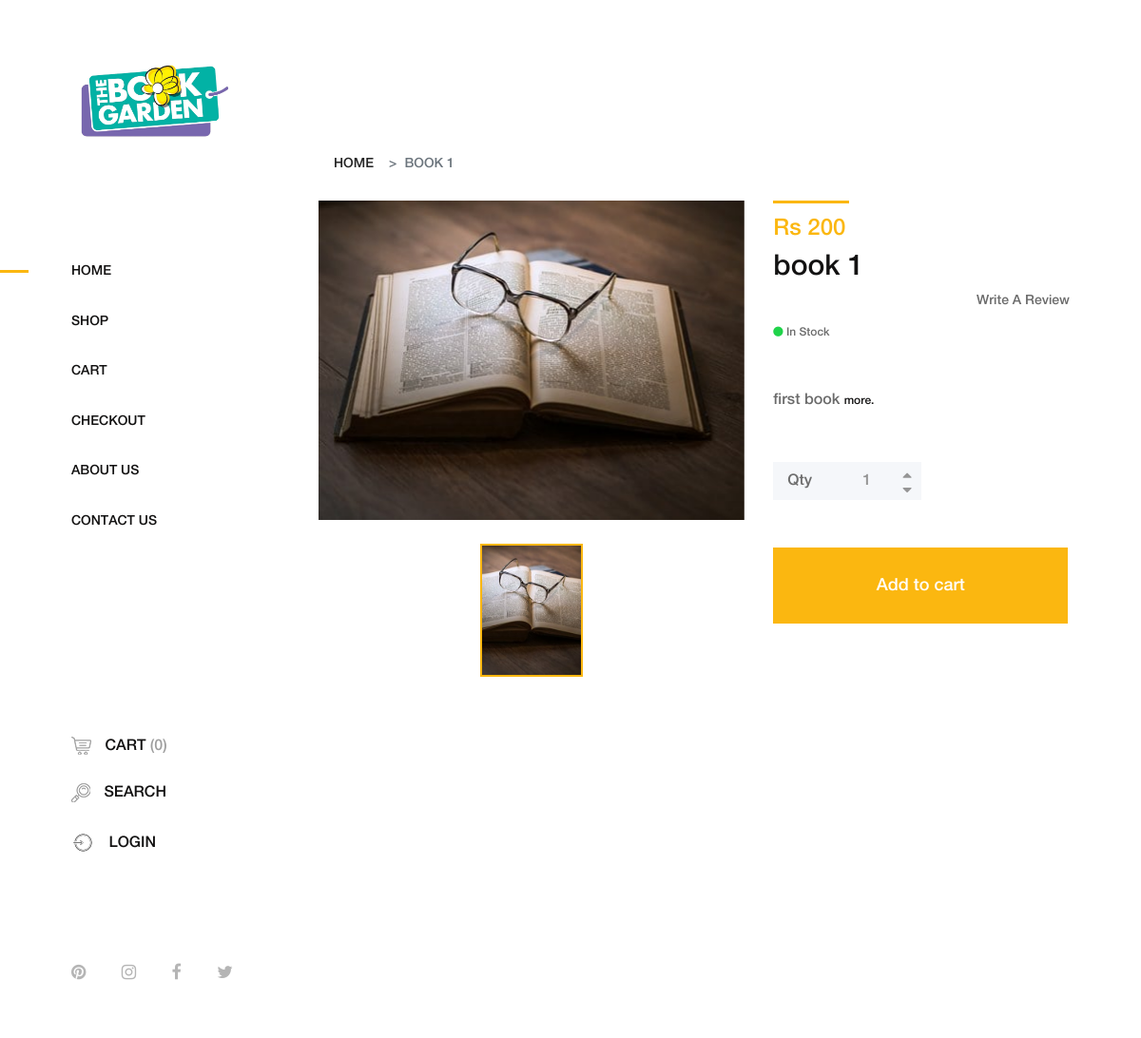
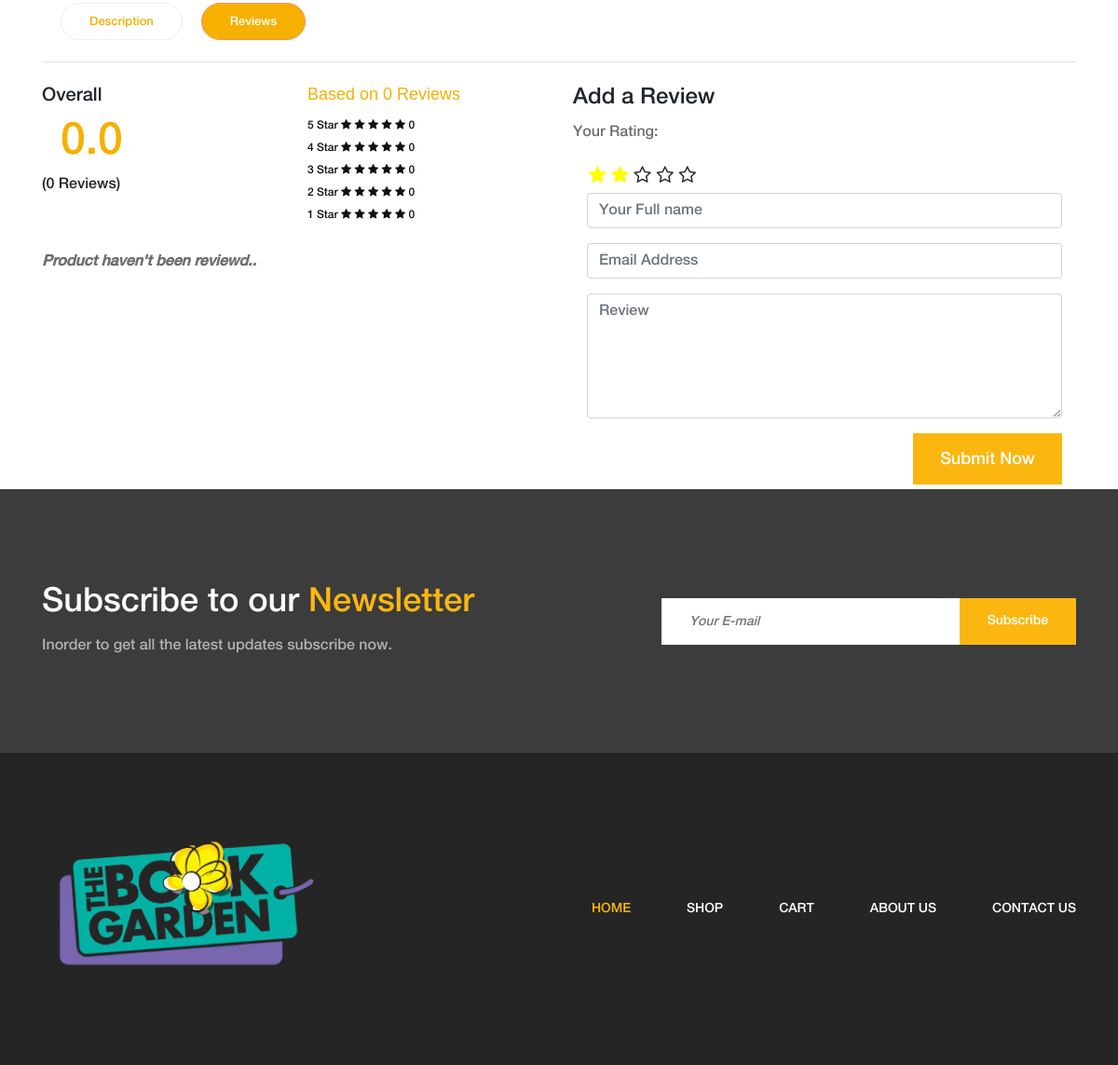
The page /products/single/1/book-1/ on the database its author committed (2 pictures, top to bottom).
### product_app/models.py (models this page shows, shortened)
class Book(models.Model):
    book_name=models.CharField(max_length=264,verbose_name="Book Name",blank=False)
    book_category=models.ManyToManyField(BookCategory,verbose_name=("Categories"))
    book_author=models.ForeignKey(Author,verbose_name=("Author Name"),on_delete=models.CASCADE,blank=False)
    book_price=models.PositiveIntegerField(verbose_name="Display Price")
    description=models.TextField()
    in_stock=models.BooleanField(default=False,verbose_name="Is Book in Stock?")
    def get_book_name_for_url(self):
        temp_book_name=self.book_name
        return temp_book_name.replace(' ','-')
    def shrink_book_description(self):
        desc=self.description
        if(len(desc)>150):
            desc=desc[:150]
            return (desc.rsplit(' ',1)[0])+'....'
        return desc

class BookImage(models.Model):
    image_of_book=models.ForeignKey(Book,verbose_name=("Image Belongs to?"),on_delete=models.CASCADE)
    image=models.ImageField(upload_to=get_image_file_name,blank=False)
    is_default=models.BooleanField(default=True,help_text="By checking this the photo will appear on product template else not")

### product_app/views.py (the view, shortened to what this page needs)
# urls.py: path('single/<int:pk>/<str:bookname>/',SingleBookView.as_view(),name="single_book"),
class SingleBookView(DetailView):
    template_name='product-details.html'
    model=models.Book
    context_object_name='book'
    def get_context_data(self, **kwargs):
        context = super().get_context_data(**kwargs)
        book_pk=self.kwargs.get('pk')
        book_images=self.model.objects.get(pk=book_pk).bookimage_set.filter(is_default=True)
        if book_images.count()>4:
            book_images=book_images[:4]
        context["book_images"] =book_images
        review_obj=self.model.objects.get(pk=book_pk).reviewbook_set.all()
        context['count']=review_obj.count()
        if context['count']==0:
            context['is_review_empty']=True
        else:
            context['is_review_empty']=False
        avg=0.0
        for i in range(1,6):
            context[str(i)+'stars']=0
        for obj in review_obj:
            avg+=int(obj.star_rating)
            context[str(obj.star_rating)+'stars']+=1
        if context['count']!=0:
            context['average']=round(avg/context['count'],1)
        else:
            context['average']=0.0
        context['average_int']=round(math.floor(context['average']))
        context['all_reviews']=review_obj
        return context

### product_app/templatetags/app_filters.py (called while the page is built)
@register.filter(name='range')
def create_range(min,max):
    return range(min,max+1)

### product_app/templates/product-details.html (shortened to what this page needs)
{% extends 'index.html' %}
{% load static %}
{% block links %}
    <link rel="stylesheet" href="https://cdnjs.cloudflare.com/ajax/libs/toastr.js/latest/toastr.css" />
{% endblock %}
{% block body_block %}
{% load app_filters %}
        <div class="single-product-area section-padding-100 clearfix">
            <div class="container-fluid">
                <div class="row">
                    <div class="col-12">
                        <nav aria-label="breadcrumb">
                            <ol class="breadcrumb mt-50">
                                <li class="breadcrumb-item"><a href="{% url 'index' %}">Home</a></li>
                                <li class="breadcrumb-item active" aria-current="page">{{ book.book_name }}</li>
                            </ol>
                        </nav>
                    </div>
                </div>
                <div class="row">
                    <div class="col-12 col-lg-7">
                        <div class="single_product_thumb">
                            <div id="product_details_slider" class="carousel slide" data-ride="carousel">
                                <ol class="carousel-indicators">
                                  {% for image in book_images %}
                                    {% if forloop.counter0 == 0 %}
                                    <li class="active" data-target="#product_details_slider" data-slide-to="{{ forloop.counter0 }}" style="background-image: url({{ image.image.url }});">
                                    </li>
                                    {% else %}
                                    <li data-target="#product_details_slider" data-slide-to="{{ forloop.counter0 }}" style="background-image: url({{ image.image.url }});">
                                    </li>
                                    {% endif %}
                                  {% endfor %}
                                </ol>
                                <div class="carousel-inner">
                                {% for img in book_images %}
                                    {% if forloop.first %}
                                    <div class="carousel-item active">
                                        <a class="gallery_img" href="{{ img.image.url }}">
                                            <img class="d-block w-100" src="{{ img.image.url }}" alt="{{ forloop.counter }} slide">
                                        </a>
                                    </div>
                                    {% else %}
                                    <div class="carousel-item">
                                        <a class="gallery_img" href="{{ img.image.url }}">
                                            <img class="d-block w-100" src="{{ img.image.url }}" alt="{{ forloop.counter }} slide">
                                        </a>
                                    </div>
                                    {% endif %}
                                {% endfor %}
                                </div>
                            </div>
                        </div>
                    </div>
                    <div class="col-12 col-lg-5">
                        <div class="single_product_desc">
                            <div class="product-meta-data">
                                <div class="line"></div>
                                <p class="product-price">Rs {{ book.book_price }}</p>
                                <a href="{% url 'product_app:single_book' pk=book.pk bookname=book.get_book_name_for_url %}">
                                    <h6>{{ book.book_name }}</h6>
                                </a>
                                <div class="ratings-review mb-15 d-flex align-items-center justify-content-between">
                                    <div class="review">
                                        <a href="#myTab">Write A Review</a>
                                    </div>
                                </div>
                                {% if book.in_stock %}
                                <p class="avaibility"><i class="fa fa-circle"></i> In Stock</p>
                                {% else  %}
                                <p class="avaibility"><i class="fa fa-circle" style="color: red;" ></i> In Stock</p>
                                {% endif %}
                            </div>
                            <div class="short_overview my-5">
                                <p>{{ book.shrink_book_description }}
                                <span class="review">
                                        <a href="#myTab">more.</a>
                                    </span>
                                </p>
                            </div>
                            <form class="cart clearfix" method="post" data-id="{{ book.pk }}" id="addtocart_form">
                                <div class="cart-btn d-flex mb-50">
                                    <p>Qty</p>
                                    <div class="quantity">
                                        <span class="qty-minus" onclick="var effect = document.getElementById('qty'); var qty = effect.value; if( !isNaN( qty ) &amp;&amp; qty &gt; 1 ) effect.value--;return false;"><i class="fa fa-caret-down" aria-hidden="true"></i></span>
                                        <input type="number" class="qty-text" id="qty" step="1" min="1" max="50" name="quantity" value="1">
                                        <span class="qty-plus" onclick="var effect = document.getElementById('qty'); var qty = effect.value; if( !isNaN( qty )) effect.value++;return false;"><i class="fa fa-caret-up" aria-hidden="true"></i></span>
                                    </div>
                                </div>
                                {% if book.in_stock %}
                                <button type="submit" name="addtocart" class="btn amado-btn">Add to cart</button>
                                {% else %}
                                <a id="AddtoCartbtn" name="addtocart"  class="btn amado-btn"  title="Out of stock" data-toggle="popover" data-trigger="hover" data-content="Product is out of stock will be available soon." href="#">Add to cart</a>
                                {% endif %}
                            </form>
                        </div>
                    </div>
                </div>
            </div>
        </div>
    </div>
    <section class="product_description_area">
        <div class="container">
          <ul class="nav nav-tabs" id="myTab" role="tablist">
            <li class="nav-item">
              <a class="nav-link" id="home-tab" data-toggle="tab" href="#home" role="tab" aria-controls="home"
              aria-selected="true">Description</a><br>
            </li>
            <li class="nav-item">
              <a class="nav-link active" id="review-tab" data-toggle="tab" href="#review" role="tab" aria-controls="review"
              aria-selected="false">Reviews</a>
            </li>
          </ul>
          <br>
          <div class="tab-content" id="myTabContent">
          <div class="tab-pane fade show active" id="review" role="tabpanel" aria-labelledby="review-tab">
            <div class="row">
              <div class="col-lg-6">
                <div class="row total_rate">
                  <div class="col-6">
                    <div class="box_total">
                      <h5>Overall</h5>
                      <h4>{{ average }}</h4>
                      <h6>({{ count }} Reviews)</h6>
                    </div>
                  </div>
                  <div class="col-6">
                    <div class="rating_list">
                      <h3>Based on {{ count }} Reviews</h3>
                      <ul class="list">
                        <li>
                          <a href="#">5 Star
                            <i class="fa fa-star"></i>
                            <i class="fa fa-star"></i>
                            <i class="fa fa-star"></i>
                            <i class="fa fa-star"></i>
                            <i class="fa fa-star"></i> {{ 5stars }}</a>
                          </li>
                          <li>
                            <a href="#">4 Star
                              <i class="fa fa-star"></i>
                              <i class="fa fa-star"></i>
                              <i class="fa fa-star"></i>
                              <i class="fa fa-star"></i>
                              <i class="fa fa-star"></i> {{ 4stars }}</a>
                            </li>
                            <li>
                              <a href="#">3 Star
                                <i class="fa fa-star"></i>
                                <i class="fa fa-star"></i>
                                <i class="fa fa-star"></i>
                                <i class="fa fa-star"></i>
                                <i class="fa fa-star"></i> {{ 3stars }}</a>
                              </li>
                              <li>
                                <a href="#">2 Star
                                  <i class="fa fa-star"></i>
                                  <i class="fa fa-star"></i>
                                  <i class="fa fa-star"></i>
                                  <i class="fa fa-star"></i>
                                  <i class="fa fa-star"></i> {{ 2stars }}</a>
                                </li>
                                <li>
                                  <a href="#">1 Star
                                    <i class="fa fa-star"></i>
                                    <i class="fa fa-star"></i>
                                    <i class="fa fa-star"></i>
                                    <i class="fa fa-star"></i>
                                    <i class="fa fa-star"></i> {{ 1stars }}</a>
                                  </li>
                                </ul>
                              </div>
                            </div>
                          </div>
                          <br>
                          {% if not is_review_empty %}
                          <div class="review_list">
                            {% for review in all_reviews %}
                            <div class="review_item">
                              <div class="media">
                                <div class="media-body">
                                  <h4>{{ review.full_name }}</h4>
                                  {% with review.star_rating as rating %}
                                  {% for i in 1|range:rating %}
                                  <i class="fa fa-star"></i>
                                  {% endfor %}
                                  {% endwith %}
                                </div>
                              </div>
                              <p>
                                {{ review.review }}
                              </p>
                            </div>
                            {% endfor %}
                          </div>
                          {% else %}
                          <p><b><i>Product haven't been reviewd..</i></b></p>
                          {% endif %}
                        </div>
                        <div class="col-lg-6">
                          <div class="review_box">
                            <h4>Add a Review</h4>
                            <p>Your Rating:</p>
                            <div class="container">
                            <form class="row contact_form" method="post" novalidate="novalidate">
                            <div class="row" style="margin-left:2px; margin-bottom:1px;">
                            <div class="col-lg-12">
                              <div class="star-rating">
                                <span class="fa fa-star-o" data-rating="1"></span>
                                <span class="fa fa-star-o" data-rating="2"></span>
                                <span class="fa fa-star-o" data-rating="3"></span>
                                <span class="fa fa-star-o" data-rating="4"></span>
                                <span class="fa fa-star-o" data-rating="5"></span>
                              </div>
                            </div>
                            </div>
                            {% if not user.is_authenticated %}
                              <div class="col-md-12">
                                <div class="form-group">
                                  <input type="text" class="form-control" name="name" placeholder="Your Full name" required >
                                </div>
                              </div>
                              <div class="col-md-12">
                                <div class="form-group">
                                  <input type="email" class="form-control" name="email" placeholder="Email Address" required >
                                </div>
                              </div>
                            {% endif %}
                              <div class="col-md-12">
                                <div class="form-group">
                                  <textarea class="form-control" name="message" rows="5" placeholder="Review" required ></textarea>
                                </div>
                              </div>
                               <div class="col-md-12 text-right" style="margin-bottom:5px;">
                                <button type="submit" value="submit" class="btn amado-btn" >
                                  Submit Now
                                </button>
                              </div>
                            </form>
                          </div>
                        </div>
                      </div>
                    </div>
                  </div>
                </div>
              </section>
  {% endblock body_block %}

### rows shown on the page
Book: book_name "BOOK 1", book_price "200", book_name "book 1", shrink_book_description "first book"
BookImage: image (picture)

### other values the page prints
{{ average }} "0.0"
{{ count }} "0"
{{ 5stars }} "0"
{{ 4stars }} "0"
{{ 3stars }} "0"
{{ 2stars }} "0"
{{ 1stars }} "0"
